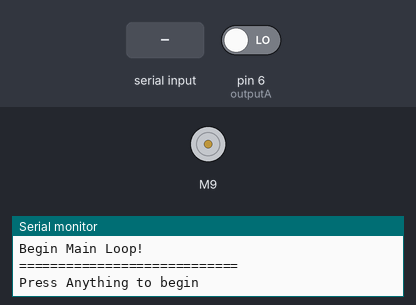
Recording of a sketch running on a simulated Arduino Uno, built with avr-gcc and run on an emulated ATmega328P. Shown: DC motor (green arrow = forward, orange = backward, longer = faster), the last lines printed to the serial monitor. The inputs (shaded band) are chosen by the test bench; at power-on: pin 6 (outputA) LOW.

Above: at 8.7 s.
8.8 s: "1" received over Serial
At 10.14 s:
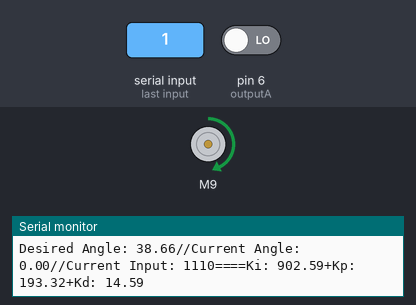
At 11.6 s:
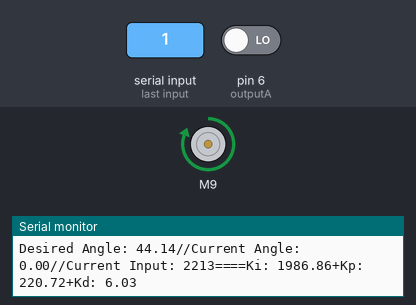
Timing chart, 0 to 51.0 s (numbered marks = the images above; inputs shaded):
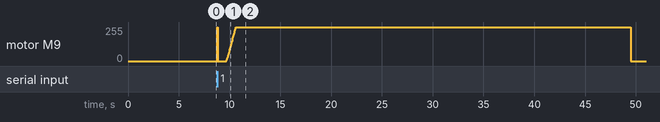

The sketch:

PID_sinusoidal_wave.ino
```cpp
//---------------------LIBRARIES---------------------------//
/*
  Download the ESC library here: https://github.com/RB-ENantel/RC_ESC/
*/
#include "ESC.h"
//---------------------ESC SETTINGS-----------------------//
#define SPEED_MIN (1000)                                  // Set the Minimum Speed Setting of the ESC
#define SPEED_MAX (2000)                                  // Set the Maximum Speed Setting of the ESC

ESC myESC (9, SPEED_MIN, SPEED_MAX, 500);                 // Initialize ESC (ESC PIN, Minimum Value, Maximum Value, Default Speed)
int oESC;                                                 // Variable for the speed sent to the ESC

/*
  The variables and ports defined below are to guide you when writing the code, but feel free to change or add/delete as nessecary.
*/


//---------------------ENCODER PORTS----------------------//
int val;
#define outputA 6                                         // Define Encoder output A to Digital Pin 6 on Arduino Uno
#define outputB 7                                         // Define Encoder output B to Digital Pin 7 on Arduino Uno
#define NUMPULSES 1200
int counter = 0;                                       // Define the number of pulses on Encoder resolution (enter twice the amount of pulses on datasheet)
int encoder0PinALast = LOW;                               // Past state of the encoder output
int n = LOW;


//---------------------TIMER VARIABLES---------------------//

long t_now = 0;
long t_last_print = 0;
long t_last_PID = 0;
int T_sample = 20;                                        // sample time in milliseconds (ms)
int T_print = 1000;                                       // sample print to monitor time in milliseconds (ms)
int t = 0;


//---------------------PID VARIABLES----------------------//
// Define variables for the output of the encoder(sensed_output), angle output of the encoder(sensed_output converted to angle), and error w.r.t the setpoint

double sensed_output, error, sensed_angle;


// Define variables for total error over time, previous error in the last sampling time interval, control signal, and limitations to the controller
double setpoint_angle =25;
double setpoint = setpoint_angle * NUMPULSES/360;
long total_error =0;
double last_error=0;
long control_signal;
int max_control = 1700;
int min_control = 1000;


// ==================INSERT DESIRED SETPOINT ANGLE HERE================== //

// ==================INSERT CONTROL GAINS HERE===========
double Kp = 5;                                          // proportional gain
double Ki = 0.0265;                                        // integral gain in [ms^-1]
double Kd = 1888;                                          // derivative gain in [ms]

double output_Kp = 0;
double output_Ki = 0;
double output_Kd = 0;

double output = 0;
double angle = 0.0;

void setup() {
  /*
    Setup function to initialize serial plotter/monitor, initialize origin of encoder,
    arm ESC driver, and to initialize propeller by ramping up and down
  */
  pinMode (outputA, INPUT);
  pinMode (outputB, INPUT);// Propeller speed to ramp up and down to check functionality
  Serial.begin(9600);
  encoder0PinALast = digitalRead(outputA);                        // Reads the initial state of the outputA
  myESC.arm();                                             // Send the Arm value so the ESC will be ready to take commands
  Serial.println("Setting up....");
  delay(7500);                                              // Wait for a while
  Serial.println("Testing Moter Function...");
  //rampUpDown();
  Serial.println("Begin Main Loop!");
  Serial.println("============================");
  Serial.println("Press Anything to begin");
}

/////////////////////////////////////////////////////////////////////////////////////
/////////////////////////MAIN LOOP///////////////////////////////////////////////////
/////////////////////////////////////////////////////////////////////////////////////
void loop() {
  /*
    Main loop of the project.
    1. Read Encoder
    2. Implement PID control
    3. Send control signal to motor
    4. Print sensed angle with respect to the setpoint
  */
  while(Serial.available() < 1)
  {
  }

// Read the encoder
encoder_read();

// Take the magnitude of the encoder output (accounting for CW or CCW rotation)
sensed_output = abs(counter);

// Implement PID control
PID_Control();

// Write control signal to motor
myESC.speed(control_signal);

// Print sensed angle and setpoint angle
print_results();
}


void rampUpDown() {

  /*
    Function written to test functionality of brushless motor by accelerating and decelerating the rotation
    of the motor. Speed of the motor does not accelerate to rated speed.
  */


  for (oESC = SPEED_MIN; oESC <= 1150; oESC += 1) {        // iterate from minimum speed to a speed setting of 1150
    myESC.speed(oESC);                                     // write speed setting to motor
    delay(10);                                             // waits 10ms for the ESC to reach speed
  }
  delay(2000);                                             // wait a while
  for (oESC = 1150; oESC >= SPEED_MIN; oESC -= 1) {        // iterate from speed setting of 1150 to minimum speed
    myESC.speed(oESC);                                     // write speed setting to motor
    delay(10);                                             // waits 10ms for the ESC to reach speed
   }
  delay(7000);                                             // Wait for a while before going into control loop
}


void encoder_read() {
  /*
    STUDENTS TO ANSWER
    Function to count the number of pulses from the encoder output.
    Must count at least 2 count per pulse, which would give you 1200 count per rotation.
    *****DO NOT USE INTERUPTS TO READ ENCODER, IT COULD INTERFERE WITH THE CONTROLLER CALCULATIONS, USE IT AT YOUR OWN RISK*****
  */

  // ==================INSERT ENCODER ALGORITHM HERE ==================== //
 n = digitalRead(outputA);
  if (encoder0PinALast != n ) {
    if (digitalRead(outputB) != n) {
      counter = counter -1;
    } else {
      counter = counter +1;
    }
  }
  encoder0PinALast = n;

  // ==================INSERT ENCODER ALGORITHM HERE ==================== //
}


void PID_Control() {
    // ==================INSERT CONTROL ALGORITHM HERE ==================== //

  /*
    STUDENTS TO ANSWER
    Function to implement PID control.
    Input: encoder position
    Output: motor speed
    Steps:
      1. Determine amount of time that has passed
      2. Determine 'if statement' to implement the use of a sampling time to implement control signal
        (i.e. create if statement to represent sampling time and to calculate the control signal every interval)
      3. Calculate the current error.
      4. Calculate control output assuming all gains of the PID are defined; a min and max limit must be placed on the output ESC speed signal
        (HINT: use finite difference approx for derivative, use rectangular approximation method to estimate area
        under curve for the integral term)
  */

  t_now = millis();                  // returns the number of milliseconds passed since the Arduino started running the program
  if (t_now - t_last_PID >= T_sample){      // if the elapsed time is greater than the sampling time, time to send control signal
    t_last_PID = t_now;
    // ================Convert Counter into  Position Angle====================== //

    sensed_output = abs(counter);
    sensed_angle = (sensed_output / 1200) * 360;          //1200 pluses per 360 degree

 // ===================INSERT Sin Wave Function HERE ================= //
    setpoint_angle = 30 + 15*sin(0.6283*0.001*t);          //y=30+15sin(pi/5 *t), t in seconds
    t = t + T_sample;                                      //increase t by sampling time
  // ==================INSERT CONTROL ALGORITHM HERE ==================== //

    error = setpoint_angle - sensed_angle;                  //calculate current error
    total_error += (error + last_error) / 2 * T_sample;     //calculate the cumulated error
    output_Kp = Kp * error;                                //calculate Kp in PID proportional to error
    output_Ki = Ki * total_error;                          //calculate Ki in PID proportional to cumulated error
    output_Kd = Kd * (error - last_error) / T_sample;      //calculate Kd in PID
    output = output_Kp + output_Ki + output_Kd;
    control_signal = output;
    last_error = error;

  /*
    if (output <min_control){
      output = min_control;
      control_signal = output;
      }
    else if (output>max_control){
      output = max_control;
      control_signal = output;
      }
    else {
    control_signal = output;
    }
   */


    // ==================INSERT CONTROL ALGORITHM HERE ====================== //

  }
}


void print_results() {
  /*
    STUDENTS TO ANSWER
    Function to print the sensed output/angle to the setpoint every 50 ms. Use Serial plotter on Arduino to graphically plot the
    sensed angle with respect to the setpoint angle.

    HINT: You might want to print sensed_output to verify that the encoder is reading correctly
    HINT: You might also want to print control_signal to ensure the PID is working properly before writing it to the motor
  */

  t_now = millis();
  if (t_now - t_last_print >= T_print){
    t_last_print = t_now;

    // ==================INSERT PRINT ALGORITHM HERE ==================== //
Serial.print("Desired Angle: ");
Serial.print(setpoint_angle);
Serial.print("//Current Angle: ");
Serial.print(sensed_angle);
Serial.print("//Current Input: ");
Serial.print(control_signal);
Serial.print("====Ki: ");
Serial.print(output_Ki);
Serial.print("+Kp: ");
Serial.print(output_Kp);
Serial.print("+Kd: ");
Serial.println(output_Kd);
    // ==================INSERT PRINT ALGORITHM HERE ==================== //
    }
}
```

Measured:
- after the input at 8.8 s, motor M9: ramps from stopped to forward 255/255 and jumps back, once every 40.7 s
